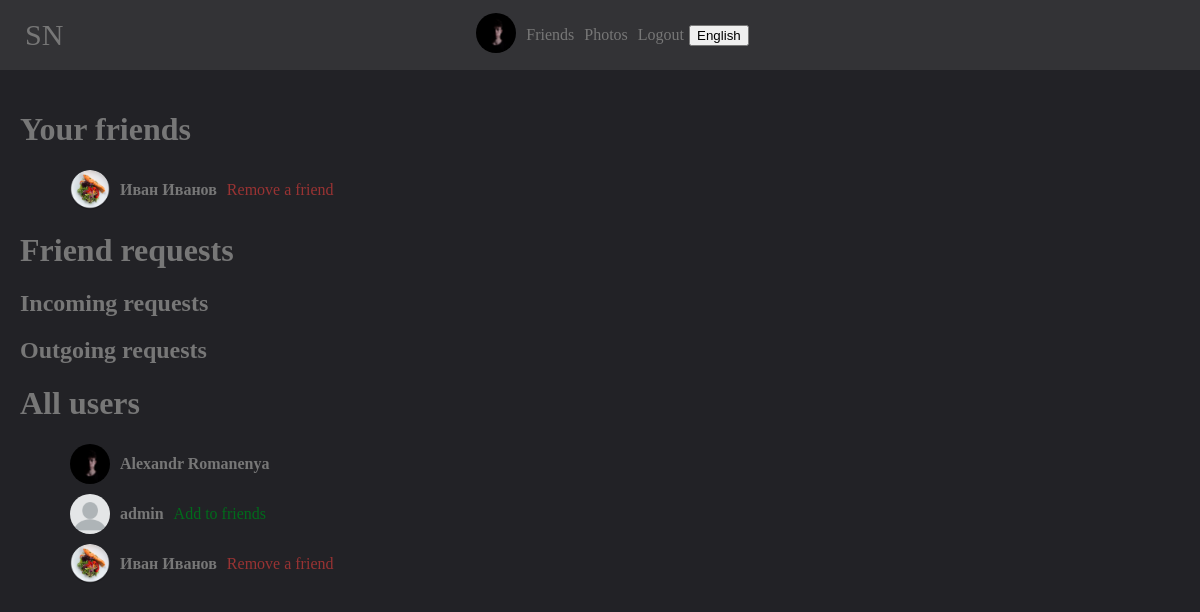
The page /friends (signed in) on the database its author committed.
### mainpage/models.py (models this page shows, shortened)
class UserDetail(models.Model):
    user = models.ForeignKey(User, on_delete=models.CASCADE)
    age = models.DateField(null=True, blank=True)
    photo = models.ForeignKey(Photo, on_delete=models.SET_NULL, null=True, blank=True)
    permissions = models.CharField(max_length=10, default="public")
    country = models.CharField(max_length=100, null=True, blank=True)
    city = models.CharField(max_length=100, null=True, blank=True)
    sex = models.CharField(max_length=10, choices=(('male', 'male'), ('female', 'female'), ('None', 'None')),
                           default=('None', 'None'))
    def get_photo(self):
        if self.photo:
            return self.photo
        else:
            return settings.STATIC_URL + "/mainpage/img/user.png"

class Photo(models.Model):
    photo = models.ImageField(upload_to='photos')
    date = models.DateTimeField(auto_now=True)
    user = models.ForeignKey(User, on_delete=models.SET_NULL, null=True)
    permissions = models.CharField(max_length=10, default="public")
    def __str__(self):
        return self.photo.url

class Friend(models.Model):
    user1 = models.IntegerField()
    user2 = models.IntegerField()
    def get_user2_name(self):
        try:
            return f'{User.objects.get(id=self.user2).first_name} {User.objects.get(id=self.user2).last_name}'
        except:
            return "DELETED"
    def get_user2_username(self):
        try:
            return User.objects.get(id=self.user2).username
        except:
            return None
    def get_user2(self):
        try:
            return UserDetail.objects.get(user=self.user2)
        except:
            return None

### mainpage/views.py (the view)
# urls.py: path('friends', views.FriendsView.as_view()),
class FriendsView(View):
    @base
    @user_is_authenticated
    def get(self, request, content={}, **kwargs):
        user_id = request.user.id
        f1 = Friend.objects.filter(user1=user_id)
        f2 = Friend.objects.filter(user2=user_id)
        content.update({
            'list': get_wordlist(request).Friends,
            'friends': f1.union(f2),
            'incoming_requests': Follower.objects.filter(user2=user_id),
            'outgoing_requests': Follower.objects.filter(user1=user_id),
            'all_users': UserDetail.objects.all(),
        })
        id_list = {
            'friends': [],
            'incoming_requests': [],
            'outgoing_requests': [],
        }
        for el in content['friends']:
            if user_id == el.user1:
                id_list['friends'] += [el.user2]
            else:
                id_list['friends'] += [el.user1]
        for el in content['incoming_requests']:
            id_list['incoming_requests'] += [el.user1]
        for el in content['outgoing_requests']:
            id_list['outgoing_requests'] += [el.user2]
        content['id_list'] = id_list
        try:
            add_id = int(request.GET['add'][2:])
            if Follower.objects.filter(user1=add_id, user2=user_id):
                Friend.objects.create(user1=user_id, user2=add_id)
                Follower.objects.filter(user1=add_id, user2=user_id).delete()
            return url_redirect_or_not(request)
        except:
            pass
        try:
            rm_id = int(request.GET['rm'][2:])
            if Friend.objects.filter(user1=rm_id, user2=user_id):
                Follower.objects.create(user1=rm_id, user2=user_id)
                Friend.objects.filter(user1=rm_id, user2=user_id).delete()
            elif Friend.objects.filter(user1=user_id, user2=rm_id):
                Follower.objects.create(user1=rm_id, user2=user_id)
                Friend.objects.filter(user1=user_id, user2=rm_id).delete()
            return url_redirect_or_not(request)
        except:
            pass
        try:
            rm_request_id = int(request.GET['rm_request'][2:])
            if Follower.objects.filter(user1=user_id, user2=rm_request_id):
                Follower.objects.filter(user1=user_id, user2=rm_request_id).delete()
            return url_redirect_or_not(request)
        except:
            pass
        try:
            add_request_id = int(request.GET['add_request'][2:])
            if not Follower.objects.filter(user1=user_id, user2=add_request_id) and user_id != add_request_id:
                Follower.objects.create(user1=user_id, user2=add_request_id)
            return url_redirect_or_not(request)
        except:
            pass
        return render(request, 'mainpage/friends.html', content)

### mainpage/views.py (called while the page is built)
def base(func):
    def wrapper(self, request, content={}, *args, **kwargs):
        if request.user.is_authenticated:
            content.update({'your_user': UserDetail.objects.get(user=request.user)})
        return func(self, request, content=content, **kwargs)
    return wrapper

def user_is_authenticated(func):
    def redir(self, request):
        return redirect('/login')
    def wrapper(self, request, **kwargs):
        if request.user.is_authenticated:
            return func(self, request, **kwargs)
        else:
            return redir(self, request)
    return wrapper

def get_wordlist(request):
    langs_list = {
        'en': langs.EN,
        'ru': langs.RU,
    }
    if 'lang' in request.COOKIES:
        lang = request.COOKIES['lang']
        try:
            return langs_list[lang]
        except:
            return langs_list['en']
    else:
        return langs_list['en']

### mainpage/templates/mainpage/friends.html (shortened to what this page needs)
{% extends 'mainpage/base.html' %}
{% load static %}
{% block content %}
    <link rel="stylesheet" href="{% static 'mainpage/friends.css' %}">
    <h1>{{ list.your_friends }}</h1>
    <ul>
        {% for el in friends %}
            {% if user.id == el.user1 %}
                <li class="user"><a href="/{{ el.get_user2_username }}">
                    {% if el.get_user2_name == "DELETED" %}
                        <b><img src="{% static "mainpage/img/user.png" %}" class="user_photo">{{ list.user_del }}</b>
                    {% else %}
                        <b><img class="user_photo" src="{{ el.get_user2.get_photo }}">{{ el.get_user2_name }}</b>
                    {% endif %}
                </a><a class="action remove_friend" href="?rm=id{{ el.user2 }}">{{ list.remove_friend }}</a></li>
            {% endif %}
        {% endfor %}
    </ul>
    <h1>{{ list.friend_requests }}</h1>
    <h2>{{ list.incoming_requests }}</h2>
    <h2>{{ list.outgoing_requests }}</h2>
    <h1>{{ list.all_users }}</h1>
    <ul>
        {% for el in all_users %}
            <li class="user">
                <b><a href="/{{ el.user.username }}"><img width="40px" class="user_photo"
                                                          src="{{ el.get_photo }}">{{ el.user.first_name }} {{ el.user.last_name }}
                </a></b>
                {% if el.user.id in id_list.friends %}
                    <a class="action remove_friend" href="?rm=id{{ el.user.id }}">{{ list.remove_friend }}</a>
                {% elif el.user.id in id_list.incoming_requests %}
                    <a class="action accept_request" href="?add=id{{ el.user.id }}">{{ list.accept_the_request }}</a>
                {% elif el.user.id in id_list.outgoing_requests %}
                    <a class="action remove_request" href="?rm_request=id{{ el.user.id }}">{{ list.remove_request }}</a>
                {% elif el.user.id != user.id %}
                    <a class="action add_request" href="?add_request=id{{ el.user.id }}">{{ list.add_request }}</a>
                {% endif %}
            </li>
        {% endfor %}
    </ul>
{% endblock %}

### mainpage/templates/mainpage/base.html (shortened to what this page needs)
<!doctype html>
{% load static %}
<html lang="en">
<head>
    <link rel="stylesheet" href="{% static "mainpage/base.css" %}">
</head>
<body>
<header>
    <a class="NAME" href="/">{{ list.NAME }}</a>
    {% if user.is_authenticated %}
        <a href="/account"><img width="40px" style="border-radius: 999px" src="{{ your_user.get_photo }}"></a>
        <a href="/friends">{{ list.Friends }}</a>
        <a href="/photos">{{ list.photos }}</a>
        <a href="/logout?url={{ request.path }}">{{ list.LogOut }}</a>
    {% endif %}
    <button onclick="choose_lang()">{{ list.choose_lang }}</button>
</header>
<main>
    {% block content %}
{% endblock %}
</main>
</body>
</html>

### mainpage/static/mainpage/base.css (style rules this page uses)
body { padding: 0; margin: 0; background: #222226; color: #777; font-family: Calibri; }
header { background: #333336; padding: 10px; color: #FFF; display: flex; align-items: center; justify-content: center; position: fixed; width: 100vw; height: 50px; left: 0; top: 0; z-index: 999; }
.NAME { position: fixed; left: 20px; font-size: 30px; }
header a { text-decoration: none; margin: 5px; color: #777; }
main { padding: 20px; padding-top: 90px; }
main a { text-decoration: none; color: #777; }

### mainpage/static/mainpage/friends.css (style rules this page uses)
.user { display: flex; align-items: center; margin: 10px; }
.user * { display: flex; align-items: center; }
.user_photo { border-radius: 999px; margin-right: 10px; width: 40px; }
.action { margin-left: 10px; }
.add_request { color: #006b1b; }
.remove_friend { color: #993333; }

### rows shown on the page
UserDetail: get_photo (picture), user.first_name "Alexandr", user.last_name "Romanenya"
Friend: get_user2.get_photo (picture), get_user2_name "Иван Иванов", remove_friend "Remove a friend"
UserDetail: shows a picture, user.first_name "admin", add_request "Add to friends"
UserDetail: get_photo (picture), user.first_name "Иван", user.last_name "Иванов", remove_friend "Remove a friend"

### other values the page prints
{{ list.NAME }} "SN"
{{ list.Friends }} "Friends"
{{ list.photos }} "Photos"
{{ list.LogOut }} "Logout"
{{ list.choose_lang }} "English"
{{ list.your_friends }} "Your friends"
{{ list.friend_requests }} "Friend requests"
{{ list.incoming_requests }} "Incoming requests"
{{ list.outgoing_requests }} "Outgoing requests"
{{ list.all_users }} "All users"
